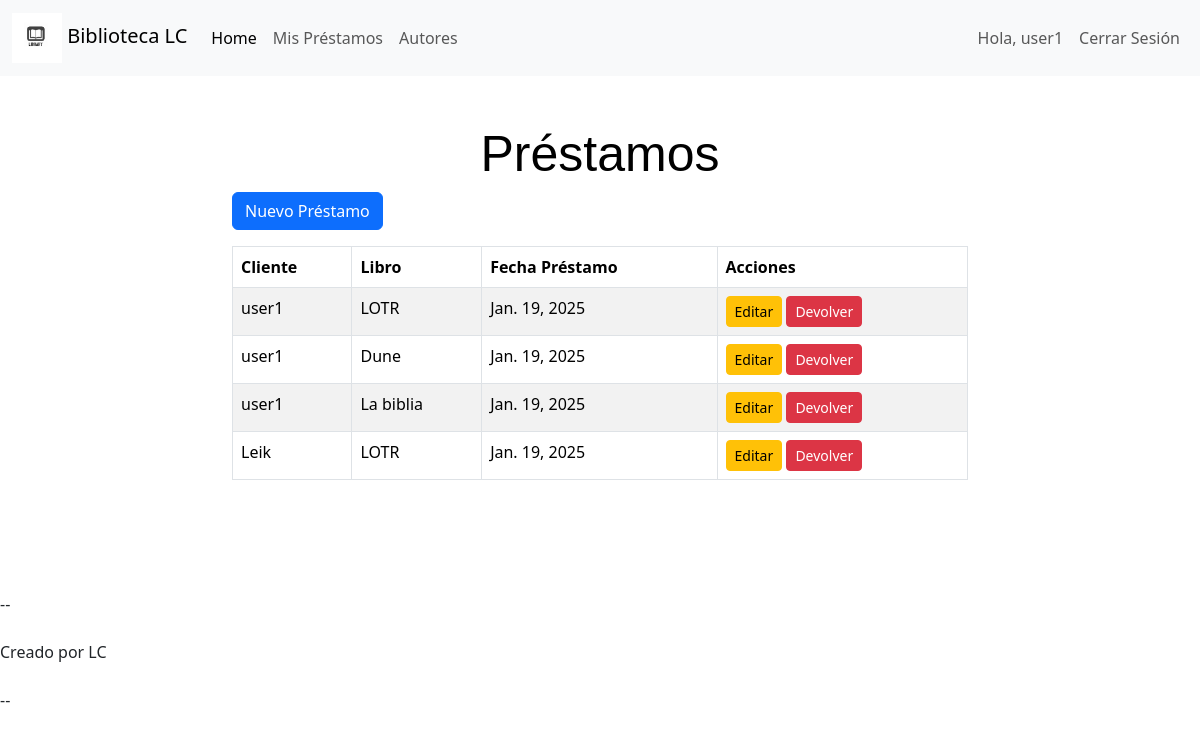
The app's page /prestamos/ (signed in) with its own data.
### biblioteca/models.py (models this page shows, shortened)
class Prestamo(models.Model):
    cliente = models.ForeignKey(Cliente, on_delete=models.CASCADE, related_name="prestamos")
    libro = models.ForeignKey(Libro, on_delete=models.CASCADE, related_name="prestamos")
    fecha_prestamo = models.DateField(auto_now_add=True)

class Cliente(models.Model):
    user = models.OneToOneField(User, on_delete=models.CASCADE, related_name="cliente")
    rut = models.CharField(max_length=12, unique=True)
    nombre = models.CharField(max_length=100)
    email = models.EmailField()
    def __str__(self):
        return self.nombre

class Libro(models.Model):
    codigo = models.CharField(max_length=10, unique=True)
    titulo = models.CharField(max_length=200)
    contenido = models.TextField()
    tema = models.CharField(max_length=100)
    copias = models.PositiveIntegerField()
    autor = models.ForeignKey(Autor, on_delete=models.CASCADE, related_name="libros")
    def __str__(self):
        return self.titulo

### biblioteca/views.py (the view)
# urls.py: path('prestamos/', PrestamoListView.as_view(), name='prestamo_list'),
class PrestamoListView(ListView):
    model = Prestamo
    template_name = 'prestamo/prestamo_list.html'
    context_object_name = 'prestamos'

### biblioteca/templates/prestamo/prestamo_list.html (shortened to what this page needs)
{% extends 'base.html' %}
{% block content %}
<div class="container my-5">
  <div class="row justify-content-center">
    <div class="col-md-8">
      <h1>Préstamos</h1>
      <a class="btn btn-primary mb-3" href="{% url 'prestamo_create' %}">Nuevo Préstamo</a>
      {% if prestamos %}
        <table class="table table-striped table-bordered">
          <thead>
            <tr>
              <th>Cliente</th>
              <th>Libro</th>
              <th>Fecha Préstamo</th>
              <th>Acciones</th>
            </tr>
          </thead>
          <tbody>
          {% for prestamo in prestamos %}
            <tr>
              <td>{{ prestamo.cliente }}</td>
              <td>{{ prestamo.libro }}</td>
              <td>{{ prestamo.fecha_prestamo }}</td>
              <td>
                <a href="{% url 'prestamo_update' prestamo.pk %}" class="btn btn-sm btn-warning">Editar</a>
                <a href="{% url 'prestamo_delete' prestamo.pk %}" class="btn btn-sm btn-danger">
                  Devolver
                </a>
              </td>
            </tr>
          {% endfor %}
          </tbody>
        </table>
      {% else %}
        <p>No hay préstamos registrados.</p>
      {% endif %}
    </div>
  </div>
</div>
{% endblock content %}

### biblioteca/templates/navbar.html (shortened to what this page needs)
{% load static %}
<nav class="navbar navbar-expand-lg bg-body-tertiary">
  <div class="container-fluid">
    <a class="navbar-brand" href="{% url 'home' %}">
      <img src="{% static 'images/lib_logo.jpg' %}" alt="Logo" width="50" height="50" class="d-inline-block align-middle" />
      Biblioteca LC
    </a>
    <div class="collapse navbar-collapse" id="navbarSupportedContent">
      <ul class="navbar-nav me-auto mb-2 mb-lg-0">
        <li class="nav-item">
          <a class="nav-link active" aria-current="page" href="{% url 'home' %}">Home</a>
        </li>
        {% if user.is_authenticated %}
          <li class="nav-item">
            <a class="nav-link" href="{% url 'mis_prestamos' %}">Mis Préstamos</a>
          </li>
          <li class="nav-item">
            <a class="nav-link" href="{% url 'autor_list' %}">Autores</a>
          </li>
        {% endif %}
      </ul>
      <ul class="navbar-nav mb-2 mb-lg-0">
        {% if user.is_authenticated %}
          <li class="nav-item">
            <a class="nav-link" href="#">Hola, {{ user.username }}</a>
          </li>
          <li class="nav-item">
            <form method="POST" action="{% url 'logout' %}" style="display: inline;">
              <button type="submit" class="btn btn-link nav-link" >Cerrar Sesión</button>
            </form>
          </li>
        {% endif %}
      </ul>
    </div>
  </div>
</nav>

### static/css/styles.css (style rules this page uses)
h1 { color: rgb(0, 0, 0); font-size: 50px; font-family: 'Gill Sans', 'Gill Sans MT', Calibri, 'Trebuchet MS', sans-serif; text-align: center; }

### records on screen
Prestamo: cliente "user1", libro "LOTR", fecha_prestamo "Jan. 19, 2025"
Prestamo: cliente "user1", libro "Dune", fecha_prestamo "Jan. 19, 2025"
Prestamo: cliente "user1", libro "La biblia", fecha_prestamo "Jan. 19, 2025"
Prestamo: cliente "Leik", libro "LOTR", fecha_prestamo "Jan. 19, 2025"

### other values on screen
{{ user.username }} "user1"
